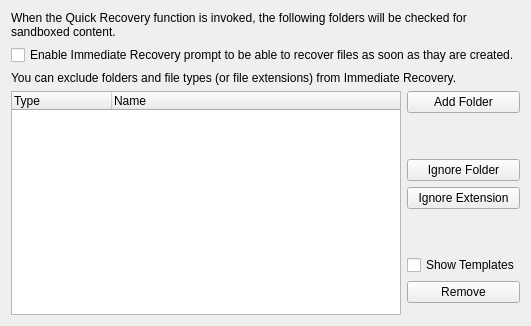
       <widget class="QWidget" name="tabRecovery">
        <attribute name="title">
         <string>File Recovery</string>
        </attribute>
        <layout class="QGridLayout" name="gridLayout_24">
         <item row="0" column="0">
          <layout class="QGridLayout" name="gridLayout_22">
           <item row="8" column="1">
            <spacer name="verticalSpacer_13">
             <property name="orientation">
              <enum>Qt::Vertical</enum>
             </property>
             <property name="sizeHint" stdset="0">
              <size>
               <width>20</width>
               <height>40</height>
              </size>
             </property>
            </spacer>
           </item>
           <item row="4" column="1">
            <widget class="QPushButton" name="btnAddRecovery">
             <property name="text">
              <string>Add Folder</string>
             </property>
            </widget>
           </item>
           <item row="7" column="1">
            <widget class="QPushButton" name="btnAddRecIgnoreExt">
             <property name="text">
              <string>Ignore Extension</string>
             </property>
            </widget>
           </item>
           <item row="6" column="1">
            <widget class="QPushButton" name="btnAddRecIgnore">
             <property name="text">
              <string>Ignore Folder</string>
             </property>
            </widget>
           </item>
           <item row="9" column="1">
            <widget class="QCheckBox" name="chkShowRecoveryTmpl">
             <property name="text">
              <string>Show Templates</string>
             </property>
            </widget>
           </item>
           <item row="2" column="0" colspan="2">
            <widget class="QCheckBox" name="chkAutoRecovery">
             <property name="text">
              <string>Enable Immediate Recovery prompt to be able to recover files as soon as thay are created.</string>
             </property>
            </widget>
           </item>
           <item row="5" column="1">
            <spacer name="verticalSpacer_3">
             <property name="orientation">
              <enum>Qt::Vertical</enum>
             </property>
             <property name="sizeType">
              <enum>QSizePolicy::Preferred</enum>
             </property>
             <property name="sizeHint" stdset="0">
              <size>
               <width>20</width>
               <height>40</height>
              </size>
             </property>
            </spacer>
           </item>
           <item row="4" column="0" rowspan="9">
            <widget class="QTreeWidget" name="treeRecovery">
             <column>
              <property name="text">
               <string>Type</string>
              </property>
             </column>
             <column>
              <property name="text">
               <string>Name</string>
              </property>
             </column>
            </widget>
           </item>
           <item row="10" column="1">
            <widget class="QPushButton" name="btnDelRecovery">
             <property name="text">
              <string>Remove</string>
             </property>
            </widget>
           </item>
           <item row="3" column="0" colspan="2">
            <widget class="QLabel" name="label_9">
             <property name="text">
              <string>You can exclude folders and file types (or file extensions) from Immediate Recovery.</string>
             </property>
             <property name="wordWrap">
              <bool>true</bool>
             </property>
            </widget>
           </item>
           <item row="1" column="0" colspan="2">
            <widget class="QLabel" name="label_16">
             <property name="text">
              <string>When the Quick Recovery function is invoked, the following folders will be checked for sandboxed content. </string>
             </property>
             <property name="wordWrap">
              <bool>true</bool>
             </property>
            </widget>
           </item>
          </layout>
         </item>
        </layout>
       </widget>
